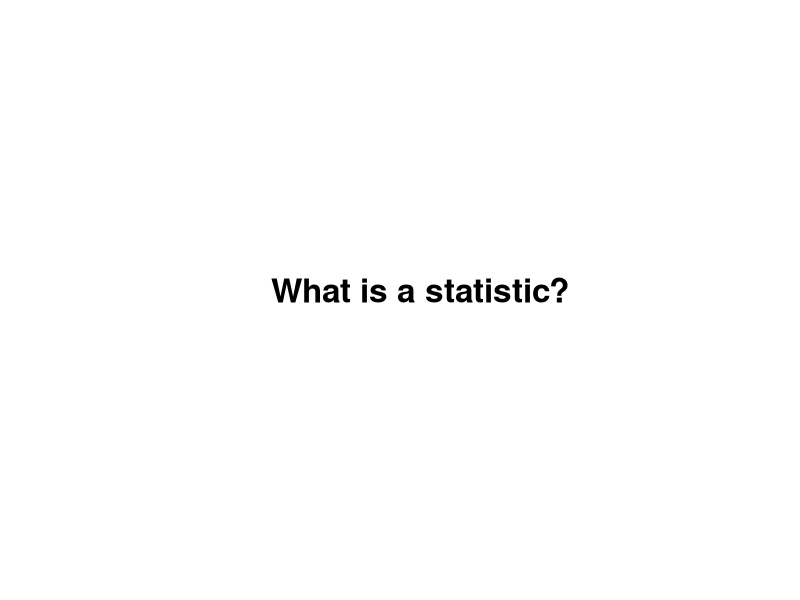
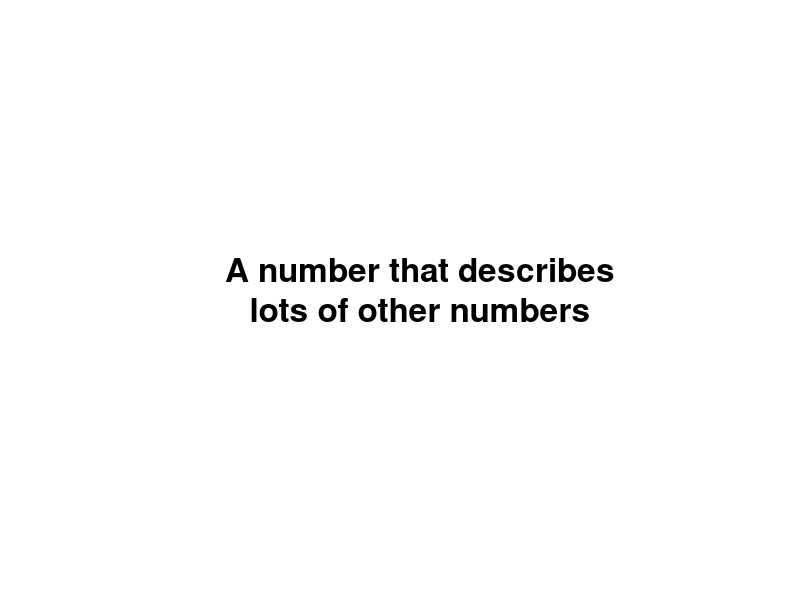
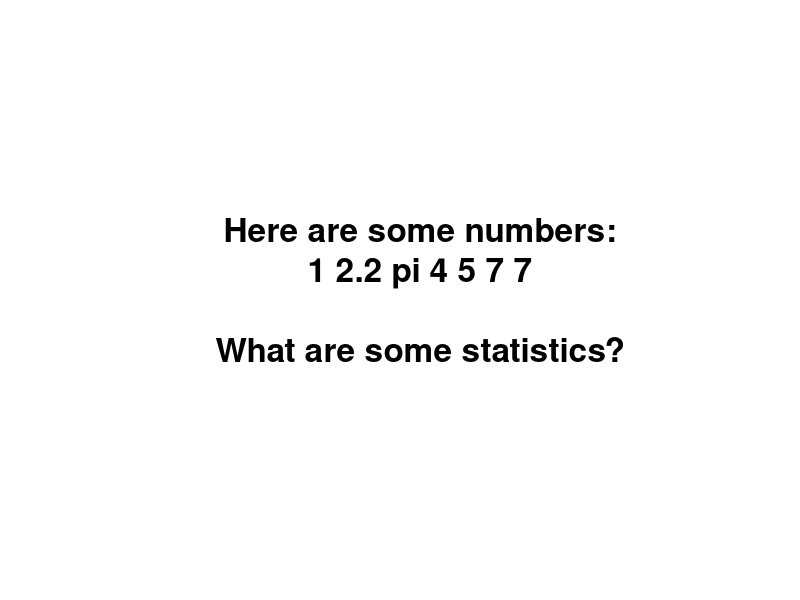
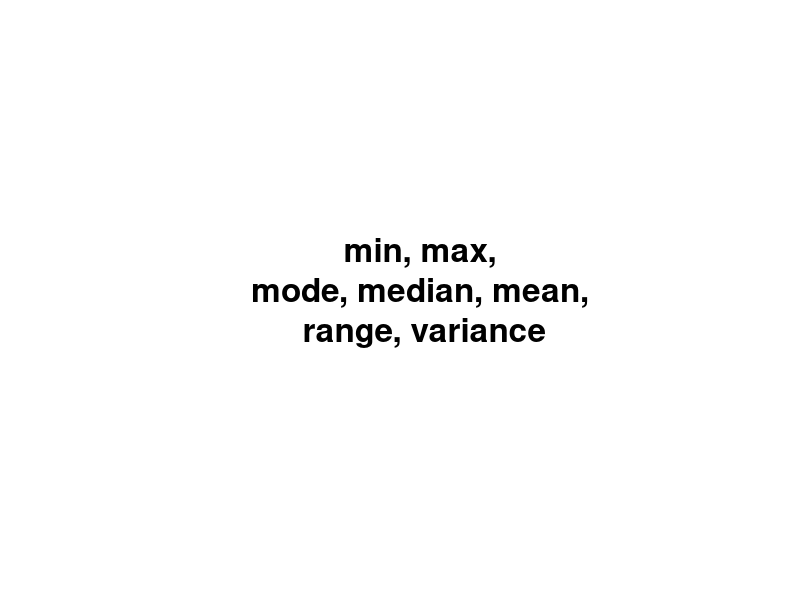
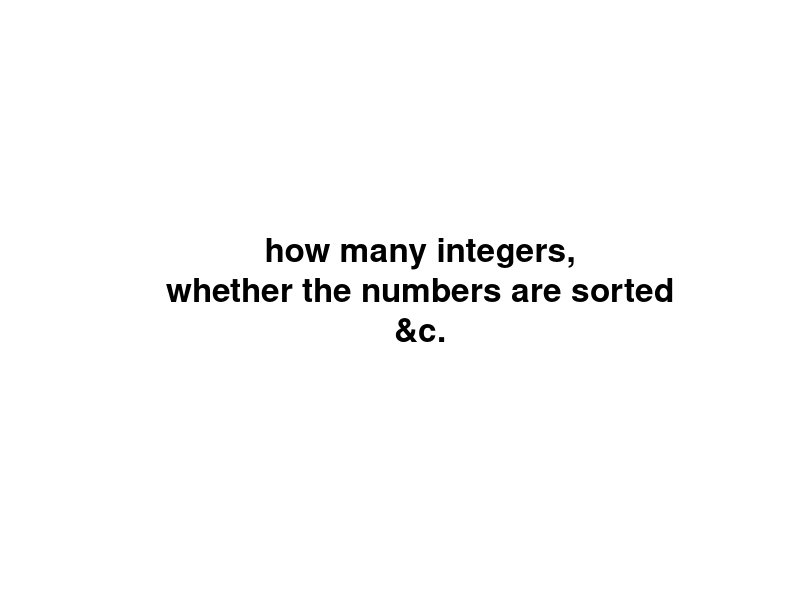
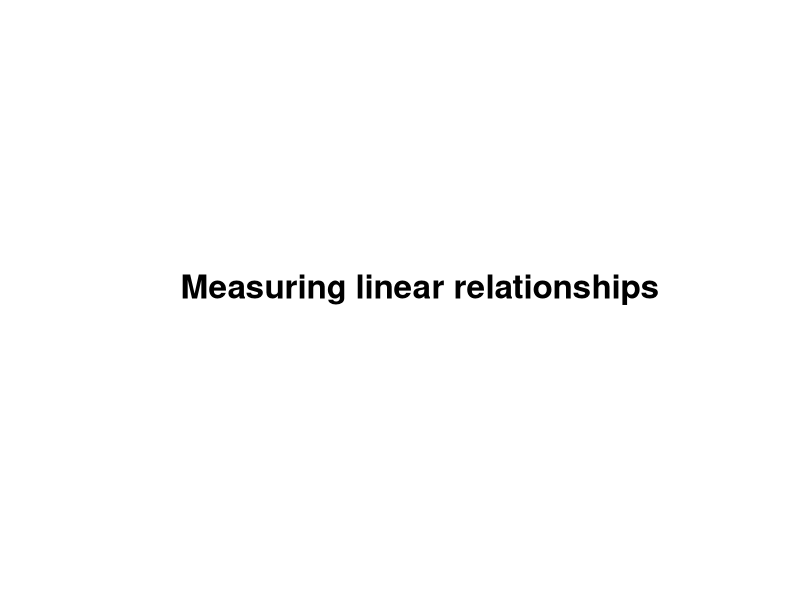
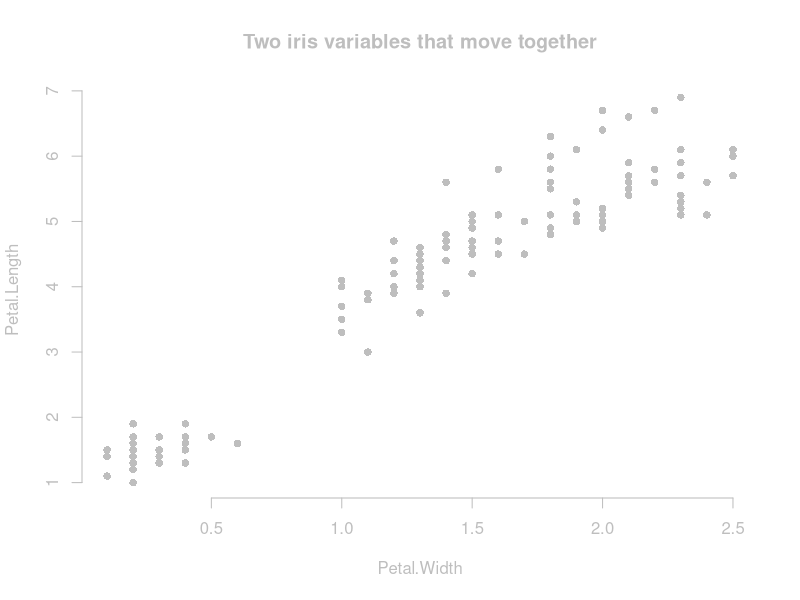
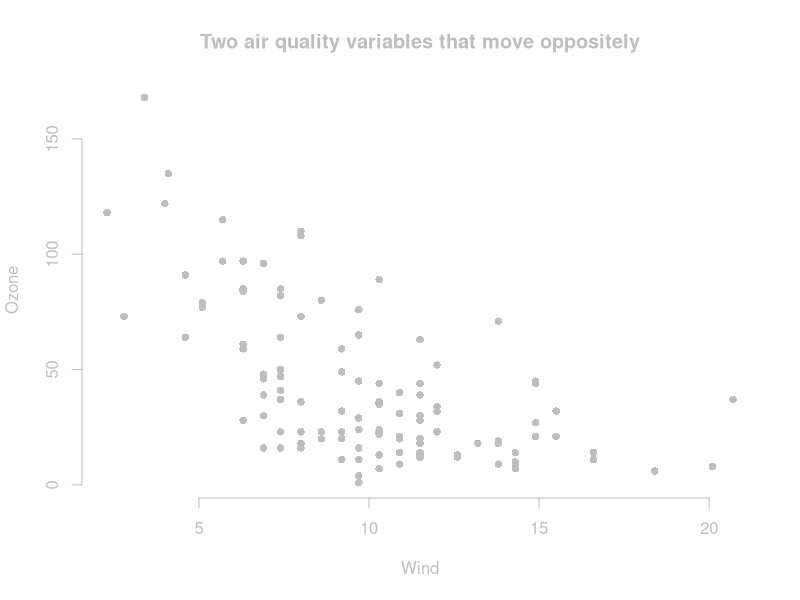

The R source for these figures, in order:
attach(iris)
attach(na.omit(airquality))
attach(cars)

baseplot <- function(main, formula) {
  plot(formula, type = 'p', bty = 'n',
    main = main, pch = 21, bg = 'grey', col = NULL,
    col.axis = 'grey', col.lab = 'grey', col.main = 'grey', fg = 'grey')
}
irisplot <- function(main) {
  baseplot(main, Petal.Length ~ Petal.Width)
}

meanplot <- function(main) {
  irisplot(main)
  abline(h = mean(Petal.Length), lty = 2)
  abline(v = mean(Petal.Width), lty = 2)
}

interjection <- function(main) {
  plot.new()
  text(0.5, 0.5, cex = 2, label = main, font = 2)
}

slides <- function() {

# Introduction
interjection('What is a statistic?')
interjection('A number that describes\nlots of other numbers')
interjection('Here are some numbers:\n1 2.2 pi 4 5 7 7\n\nWhat are some statistics?')
interjection('min, max,\nmode, median, mean,\n range, variance')
interjection('how many integers,\nwhether the numbers are sorted\n&c.')
interjection('')
interjection('Measuring linear relationships')

# Three datasets
irisplot('Two iris variables that move together')

rand <- data.frame(x = rnorm(100), y = rnorm(100))
baseplot('Two air quality variables that move oppositely', Ozone ~ Wind) 

baseplot('Normal random noise', rand$y ~ rand$x)

# Motivation for covariance
interjection('We want a number\nthat describes\nwhether two variables\nmove together.')

irisplot('It should be high for these variables')

rand <- data.frame(x = rnorm(100), y = rnorm(100))
baseplot('It should be low for these variables', Ozone ~ Wind) 

baseplot('It should be near zero for these variables', rand$y ~ rand$x)

# Computing covariance
interjection('Covariance')

irisplot('The iris variables')

meanplot('Find the means')

meanplot('Draw a rectangle')
rect(xleft = mean(Petal.Width),
     ybottom = mean(Petal.Length),
     xright = Petal.Width[c(44,72)],
     ytop = Petal.Length[c(44,72)])

irisplot('Draw all the rectangles')
valence <- (Petal.Length - mean(Petal.Length)) *
           (Petal.Width - mean(Petal.Width)) > 0
rect(xleft = mean(Petal.Width),
     ybottom = mean(Petal.Length),
     xright = Petal.Width,
     ytop = Petal.Length,
     col = rgb(1-valence, 0, valence,.1),
     lty = 'blank')

irisplot('Why did I color them blue and red?')
valence <- (Petal.Length - mean(Petal.Length)) *
           (Petal.Width - mean(Petal.Width)) > 0
rect(xleft = mean(Petal.Width),
     ybottom = mean(Petal.Length),
     xright = Petal.Width,
     ytop = Petal.Length,
     col = rgb(1-valence, 0, valence,.1),
     lty = 'blank')

irisplot('Why did I color them blue and red?')
valence <- (Petal.Length - mean(Petal.Length)) *
           (Petal.Width - mean(Petal.Width)) > 0
rect(xleft = mean(Petal.Width),
     ybottom = mean(Petal.Length),
     xright = Petal.Width,
     ytop = Petal.Length,
     col = rgb(1-valence, 0, valence,.1),
     lty = 'blank')
text(x = max(Petal.Width), y = max(Petal.Length), pos = 2, label = 'Evidence of\nmovement together')
text(x = min(Petal.Width), y = min(Petal.Length), pos = 4, label = 'Evidence of\nmovement together')
text(x = max(Petal.Width), y = min(Petal.Length), pos = 2, label = 'Evidence of\nmovement oppositely')
text(x = min(Petal.Width), y = max(Petal.Length), pos = 4, label = 'Evidence of\nmovement oppositely')

plot(c(-1,1),c(-1,1),main = 'Add the blues together. (This is at a different scale.)',
  type = 'n', axes = F, xlab = '', ylab = '')
rect(xleft = -1, ybottom = -1, xright = 1, ytop = 1, lty = 'blank', col = 'blue')

plot(c(-1,1),c(-1,1),main = 'Add the reds together.',
  type = 'n', axes = F, xlab = '', ylab = '')
rect(xleft = -1, ybottom = -1, xright = 1, ytop = 1, lty = 'blank', col = 'blue')
rect(xleft = .8, ybottom = -1, xright = 1, ytop = -.8, lty = 'blank', col = 'red')

plot(c(-1,1),c(-1,1),main = 'Subtract the reds.',
  type = 'n', axes = F, xlab = '', ylab = '')
rect(xleft = -1, ybottom = -1, xright = 1, ytop = 1, lty = 'blank', col = 'blue')
rect(xleft = .8, ybottom = -1, xright = 1, ytop = -.8, lty = 'blank', col = 'white')

plot(c(-1,1),c(-1,1),main = 'Divide into as many equal pieces as we have irises (n).',
  type = 'n', axes = F, xlab = '', ylab = '')
rect(xleft = -1, ybottom = -1, xright = 1, ytop = 1, lty = 'blank', col = 'blue')
rect(xleft = .8, ybottom = -1, xright = 1, ytop = -.8, lty = 'blank', col = 'white')
abline(v = 2 * (-.5 + ((1:nrow(iris))/nrow(iris))))

plot(c(-1,1),c(-1,1),main = 'This blue sliver is the covariance.',
  type = 'n', axes = F, xlab = '', ylab = '')
rect(xleft = -.3, xright = -.3 + (.5/nrow(iris)), ybottom = -1, ytop = 1,
  col = 'blue', lty = 'blank')

interjection('Let\'s review the previous slides quickly.')
interjection('')

irisplot('What if we have more red than blue?')
valence <- (Ozone - mean(Ozone)) *
           (Wind - mean(Wind)) > 0
rect(xleft = mean(Wind),
     ybottom = mean(Ozone),
     xright = Wind,
     ytop = Ozone,
     col = rgb(1-valence, 0, valence,.1),
     lty = 'blank')

plot(c(-1,1),c(-1,1),main = 'Add the blues together. (This is at a different scale.)',
  type = 'n', axes = F, xlab = '', ylab = '')
rect(xleft = -1, ybottom = .8, xright = -.8, ytop = 1, lty = 'blank', col = 'blue')

plot(c(-1,1),c(-1,1),main = 'Add the reds together.',
  type = 'n', axes = F, xlab = '', ylab = '')
rect(xleft = -1, ybottom = -1, xright = 1, ytop = 1, lty = 'blank', col = 'red')
rect(xleft = -1, ybottom = .8, xright = -.8, ytop = 1, lty = 'blank', col = 'blue')

plot(c(-1,1),c(-1,1),main = 'Subtract the reds.',
  type = 'n', axes = F, xlab = '', ylab = '')
rect(xleft = -1, ybottom = -1, xright = 1, ytop = 1, lty = 'blank', col = 'red')
rect(xleft = -1, ybottom = .8, xright = -.8, ytop = 1, lty = 'blank', col = 'white')

plot(c(-1,1),c(-1,1),main = 'Divide into as many equal pieces as we have irises (n).',
  type = 'n', axes = F, xlab = '', ylab = '')
rect(xleft = -1, ybottom = -1, xright = 1, ytop = 1, lty = 'blank', col = 'red')
rect(xleft = -1, ybottom = .8, xright = -.8, ytop = 1, lty = 'blank', col = 'white')
abline(v = 2 * (-.5 + ((1:nrow(iris))/nrow(iris))))

plot(c(-1,1),c(-1,1),main = 'This red sliver is the covariance.',
  type = 'n', axes = F, xlab = '', ylab = '')
rect(xleft = -.3, xright = -.3 + (.5/nrow(iris)), ybottom = -1, ytop = 1,
  col = 'red', lty = 'blank')

plot(c(-1,1),c(-1,1),main = 'This red sliver is the covariance.',
  type = 'n', axes = F, xlab = '', ylab = '')
rect(xleft = -.3, xright = -.3 + (.5/nrow(iris)), ybottom = -1, ytop = 1,
  col = 'red', lty = 'blank')
text(.3, 0, 'But it\'s negative!')

irisplot('What if we have as much red as blue?')
valence <- (rand$y - mean(rand$y)) *
           (rand$x - mean(rand$x)) > 0
rect(xleft = mean(rand$x),
     ybottom = mean(rand$y),
     xright = rand$x,
     ytop = rand$y,
     col = rgb(1-valence, 0, valence,.1),
     lty = 'blank')

plot(c(-1,1),c(-1,1),main = 'Add the blues together. (This is at a different scale.)',
  type = 'n', axes = F, xlab = '', ylab = '')
rect(xleft = -.45, ybottom = -.45, xright = .55, ytop = .55, lty = 'blank', col = 'blue')

plot(c(-1,1),c(-1,1),main = 'Add the reds together.',
  type = 'n', axes = F, xlab = '', ylab = '')
rect(xleft = -.55, ybottom = -.55, xright = .45, ytop = .45, lty = 'blank', col = 'red')

plot(c(-1,1),c(-1,1),main = 'Subtract the reds.',
  type = 'n', axes = F, xlab = '', ylab = '')
points(0,0)
text(0,-.5, '(Covariance is zero.)')


# Computing variance
interjection('Variance')
interjection('Variance tells us\nhow spread out\nsome numbers are.')
interjection('(Add examples here.)')
interjection('The variance of a variable is\nthe covariance of the variable\nwith itself.')

irisplot('Our two iris variables from before')
interjection('Let\'s look at just one of them.')
baseplot('The points all fall along the same line.', Petal.Length ~ Petal.Length)
interjection('Let\'s find the variance of Petal.Length')

baseplot('Draw all the rectangles', Petal.Length ~ Petal.Length)
rect(xleft = mean(Petal.Length),
     ybottom = mean(Petal.Length),
     xright = Petal.Length,
     ytop = Petal.Length,
     col = rgb(0, 0, 1,.1),
     lty = 'blank')

baseplot('Why no red rectangles?', Petal.Length ~ Petal.Length)
rect(xleft = mean(Petal.Length),
     ybottom = mean(Petal.Length),
     xright = Petal.Length,
     ytop = Petal.Length,
     col = rgb(0, 0, 1,.1),
     lty = 'blank')

plot(c(-1,1),c(-1,1),main = 'Add the blues together. (This is at a different scale.)',
  type = 'n', axes = F, xlab = '', ylab = '')
rect(xleft = -1, ybottom = -1, xright = 1, ytop = 1, lty = 'blank', col = 'blue')

plot(c(-1,1),c(-1,1),main = 'We have no reds to subtract.',
  type = 'n', axes = F, xlab = '', ylab = '')
rect(xleft = -1, ybottom = -1, xright = 1, ytop = 1, lty = 'blank', col = 'blue')

plot(c(-1,1),c(-1,1),main = 'Divide into as many equal pieces as we have irises (n).',
  type = 'n', axes = F, xlab = '', ylab = '')
rect(xleft = -1, ybottom = -1, xright = 1, ytop = 1, lty = 'blank', col = 'blue')
abline(v = 2 * (-.5 + ((1:nrow(iris))/nrow(iris))))

plot(c(-1,1),c(-1,1),main = 'This blue sliver is the variance.',
  type = 'n', axes = F, xlab = '', ylab = '')
rect(xleft = -.3, xright = -.3 + (.5/nrow(iris)), ybottom = -1, ytop = 1,
  col = 'blue', lty = 'blank')

interjection('Let\'s review again.')

interjection('')

# Correlation
interjection('A problem with covariance')
interjection('Covariance has units!\n\n(x-unit times y-unit)')
interjection('Which relationship is stronger\n(more linear)?')

par(mfrow = 1:2)
.cov <- round(cov(Petal.Length,Petal.Width), 2)
irisplot(paste0('Irises (cov = ', .cov, ' cm^2)'))
.cov <- round(cov(speed,dist), 2)
baseplot(paste0('Cars (cov =', .cov, ' mph*ft)'), speed ~ dist)
par(mfrow = c(1,1))

interjection('Oh noes!')
interjection('Let\'s divide\ncovariance by the variances\nto standardize it.')

a <- sd(Petal.Length)
b <- sd(Petal.Width)
ab <- max(a,b)

corbase <- function(main = '', low = -1) {
  plot(c(low * ab,ab),c(low * ab,ab),main = main, type = 'n', axes = F, xlab = '', ylab = '')
  rect(xright = 0, ybottom = 0, xleft = -a, ytop = a, col = 'grey', lty = 'blank')
  text(-a/2,a/2,'var(Petal.Width)')
  rect(xleft = 0, ytop = 0, xright = b, ybottom = -b, col = 'grey', lty = 'blank')
  text(b/2,-b/2,'var(Petal.Length)')
}

corbase()
rect(xleft = 0, ybottom = 0, xright = b, ytop = a, col = 'black', lty = 'blank')
text(b/2,a/2,'sd(Petal.Width)*\nsd(Petal.Length)', col = 'white')

corbase()
rect(xleft = 0, ybottom = 0, xright = b, ytop = a, col = 'black', lty = 'blank')
text(b/2,a/2,'sd(Petal.Width)*\nsd(Petal.Length)', col = 'white')
text(-a/2,-b/2,'cov(Petal.Width,Petal.Length)\ncannot be bigger than\nblack rectangle.')

interjection('Why?')

baseplot('Covariance has red rectangles.', Petal.Length ~ Petal.Length)
rect(xleft = mean(Petal.Length),
     ybottom = mean(Petal.Length),
     xright = Petal.Length,
     ytop = Petal.Length,
     col = rgb(0, 0, 1,.1),
     lty = 'blank')

baseplot('Variance doesn\'t have red rectangles.', Petal.Length ~ Petal.Length)
rect(xleft = mean(Petal.Length),
     ybottom = mean(Petal.Length),
     xright = Petal.Length,
     ytop = Petal.Length,
     col = rgb(0, 0, 1,.1),
     lty = 'blank')

corbase()
rect(xleft = 0, ybottom = 0, xright = b, ytop = a, col = 'black', lty = 'blank')
text(b/2,a/2,'sd(Petal.Width)*\nsd(Petal.Length)', col = 'white')
text(-a/2,-b/2,'cov(Petal.Width,Petal.Length)\ncannot be bigger than\nblack rectangle.')

corbase('Let\'s zoom in.', low = -.1)
rect(xleft = 0, ybottom = 0, xright = b, ytop = a, col = 'black', lty = 'blank')

r <-  cor(Petal.Length,Petal.Width)
corbase('Squish covariance vertically into the rectangle.', low = -.1)
rect(xleft = 0, ybottom = 0, xright = b, ytop = a, col = 'black', lty = 'blank')
rect(xleft = 0, ybottom = 0, xright = b, ytop = a * r, col = 'blue', lty = 'blank')

interjection('Correlation (R)\nis the ratio of\nthe small rectangle\nto the big rectangle.')

corbase('Squish covariance vertically into the rectangle.', low = -.1)
rect(xleft = 0, ybottom = 0, xright = b, ytop = a, col = 'black', lty = 'blank')
rect(xleft = 0, ybottom = 0, xright = b, ytop = a * r, col = 'blue', lty = 'blank')
text(b/2,r*a/2,'cov(Petal.Width, Petal.Length)', col = 'blue')
text(0, r*a/2, 'R * sd(Petal.Length')

corbase('Squish covariance horizontally into the rectangle.', low = -.1)
rect(xleft = 0, ybottom = 0, xright = b, ytop = a, col = 'black', lty = 'blank')
rect(xleft = 0, ybottom = 0, xright = b * r, ytop = a, col = 'blue', lty = 'blank')
text(r*b/2,a/2,'cov(Petal.Width, Petal.Length)', col = 'blue')
text(r*b/2, 0, 'R * sd(Petal.Width', pos = 2)

interjection('People like to\ntalk about R-squared.')

corbase('Intersect the two squished covariance rectangles.', low = -.1)
rect(xleft = 0, ybottom = 0, xright = b, ytop = a, col = 'black', lty = 'blank')
rect(xleft = 0, ybottom = 0, xright = b * r, ytop = a * r, col = 'purple', lty = 'blank')
text(r*b/2,a/2,'cov(Petal.Width, Petal.Length)', col = 'purple')
text(0, r*a/2, 'R ^ 2 * sd(Petal.Length')
text(r*b/2, 0, 'R ^ 2 * sd(Petal.Width', pos = 2)

interjection('What if covariance is negative (red)?')

corbase('R is the same, just negative.', low = -.1)
rect(xleft = 0, ybottom = 0, xright = b, ytop = a, col = 'black', lty = 'blank')
rect(xleft = 0, ybottom = 0, xright = b, ytop = a * r, col = 'red', lty = 'blank')
text(b/2,r*a/2,'cov(Ozone, Wind)', col = 'red')
text(0, r*a/2, 'r * sd(Wind')

corbase('R-squared is the same, and it is always positive.', low = -.1)
rect(xleft = 0, ybottom = 0, xright = b, ytop = a, col = 'black', lty = 'blank')
rect(xleft = 0, ybottom = 0, xright = b * r, ytop = a * r, col = 'purple', lty = 'blank')
text(r*b/2,a/2,'cov(Ozone, Wind)', col = 'purple')
text(0, r*a/2, 'r ^ 2 * sd(Wind')
text(r*b/2, 0, 'r ^ 2 * sd(Ozone', pos = 2)

corbase('Zoom back out.')
rect(xleft = 0, ybottom = 0, xright = b, ytop = a, col = 'black', lty = 'blank')
rect(xleft = 0, ybottom = 0, xright = b, ytop = a * r, col = 'red', lty = 'blank')
text(b/2,r*a/2,'cov(Ozone, Wind)', col = 'red')
text(0, r*a/2, 'r * sd(Wind')

interjection('(Review correlation briefly.)')

interjection('')
interjection('If we transform the covariance a bit,\nwe can also make predictions.')
interjection('Let\'s use x to predict y.')
interjection('y = b0  + b1 * x')
interjection('Let\'s invent b1.')
interjection('')
interjection('What values should it have?')
interjection('If covariance is high\nand x is high,\ny should be high.\n\n(b1 is very positive.)')
interjection('If covariance is high\nand x is low,\ny should be low.\n\n(b1 is very negative.)')
interjection('If covariance is low,\nwe have no idea what y is.\n\n(b1 is around zero.)')
interjection('')
interjection('Let\'s think about units again.')

plot(c(-1,1),c(-1,1),main = 'Covariance is an area; its unit is the product of the x and y units.',
  type = 'n', axes = F, xlab = '', ylab = '')
rect(xleft = -.3, xright = -.3 + (.5/nrow(iris)), ybottom = -1, ytop = 1,
  col = 'blue', lty = 'blank')

plot(c(-1,1),c(-1,1),main = 'Variance is a special covariance; its unit is the square of the x unit.',
  type = 'n', axes = F, xlab = '', ylab = '')
rect(xleft = -.3, xright = -.3 + (.5/nrow(iris)), ybottom = -1, ytop = 1,
  col = 'blue', lty = 'blank')

corbase('Correlation is a ratio of areas with the same units.', low = -.1)
rect(xleft = 0, ybottom = 0, xright = b, ytop = a, col = 'black', lty = 'blank')
rect(xleft = 0, ybottom = 0, xright = b, ytop = a * r, col = 'blue', lty = 'blank')
text(b/2,r*a/2,'cov(Petal.Width, Petal.Length)', col = 'blue')
text(0, r*a/2, 'R * sd(Petal.Length')

interjection('The unit of b1 must be y-unit/x-unit.')

corbase('Our covariance picture')
blue <-  rgb(0,0,1,.5)
rect(xleft = 0, ybottom = 0, xright = b, ytop = a * r, col = 'blue', lty = 'blank')
text(b,r*a/2,'cov(Petal.Width,\nPetal.Length)', col = 'white', font = 2, pos = 2)
text(0, a*2/3, 'R * sd(Petal.Length)', pos = 2, col = 'black', font = 1, srt = 90)

.adj <- cov(Petal.Width,Petal.Length)/sd(Petal.Length)
corbase('Lay the covariance over one of the variances instead.')
rect(xleft = -a, xright = 0, ybottom = a * (1 - .adj), ytop = a, col = 'blue', lty = 'blank')
text(-a/2,a/2,'cov(Petal.Width, Petal.Length)', col = 'white', font = 2)

corbase('Petal.Width = b0 + b1 * Petal.Length')
rect(xleft = -a, xright = 0, ybottom = a * (1 - .adj), ytop = a, col = 'blue', lty = 'blank')
text(-a/2,a/2,'cov(Petal.Width, Petal.Length)', col = 'white', font = 2)
text(0,a/2,'b1 * sd(Petal.Length)', col = 'blue', pos = 4)

.adj <- cov(Petal.Width,Petal.Length)/sd(Petal.Width)
corbase('Lay the covariance over the other variance.')
rect(xleft = 0, xright = b, ybottom = -b, ytop = -b  * (1 - .adj), col = blue, lty = 'blank')
text(a/3,0,'cov(Petal.Width,\nPetal.Length)', col = 'black', font = 2)
text(a/2,0,'b1 * sd(Petal.Length)', col = 'blue', font = 2, srt = -90)

}


pdf('doodles.pdf', width = 11, height = 8.5)
slides()
dev.off()
